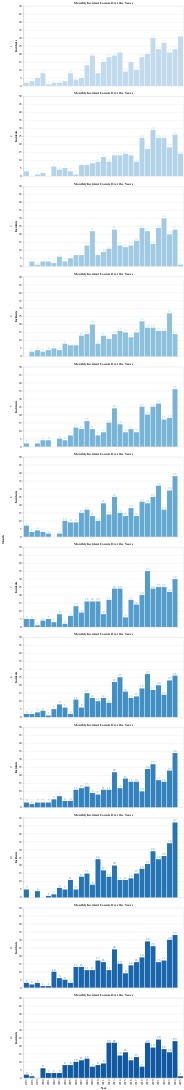

The notebook cell this image was saved under:
### Code cell
# Create bar chart with text labels
bars = alt.Chart(monthly_counts).mark_bar().encode(
    x=alt.X('Year:O', title='Year'),
    y=alt.Y('Incident Count:Q', title='Incidents'),
    color=alt.Color('Month:O', legend=None)
).properties(
    width=600,
    height=300,
    title="Monthly Incident Counts Over the Years"
)

# Add count labels
text = bars.mark_text(
    align='center',
    baseline='bottom',
    dy=-2  # move text slightly above bars
).encode(
    text='Incident Count:Q'
)

# Optional: add month facets
chart = (bars + text).facet(
    row=alt.Row('Month:O', title='Month', sort=list(range(1, 13)))
)

chart

### Figure 1 — Vega-Lite specification as saved in the notebook (floating-point values rounded to 4 significant figures; data arrays with more than 128 entries replaced by an {"elided": "..."} marker saying what was removed)
{"config": {"view": {"continuousWidth": 300, "continuousHeight": 300}}, "data": {"name": "data-2f2baad8e095cb991ada41696e240e2d"}, "facet": {"row": {"field": "Month", "sort": [1, 2, 3, 4, 5, 6, 7, 8, 9, 10, 11, 12], "title": "Month", "type": "ordinal"}}, "spec": {"layer": [{"mark": {"type": "bar"}, "encoding": {"color": {"field": "Month", "legend": null, "type": "ordinal"}, "x": {"field": "Year", "title": "Year", "type": "ordinal"}, "y": {"field": "Incident Count", "title": "Incidents", "type": "quantitative"}}, "title": "Monthly Incident Counts Over the Years"}, {"mark": {"type": "text", "align": "center", "baseline": "bottom", "dy": -2}, "encoding": {"color": {"field": "Month", "legend": null, "type": "ordinal"}, "text": {"field": "Incident Count", "type": "quantitative"}, "x": {"field": "Year", "title": "Year", "type": "ordinal"}, "y": {"field": "Incident Count", "title": "Incidents", "type": "quantitative"}}, "title": "Monthly Incident Counts Over the Years"}], "height": 300, "width": 600}, "$schema": "https://vega.github.io/schema/vega-lite/v5.20.1.json", "datasets": {"data-2f2baad8e095cb991ada41696e240e2d": {"elided": "330 records"}}}
